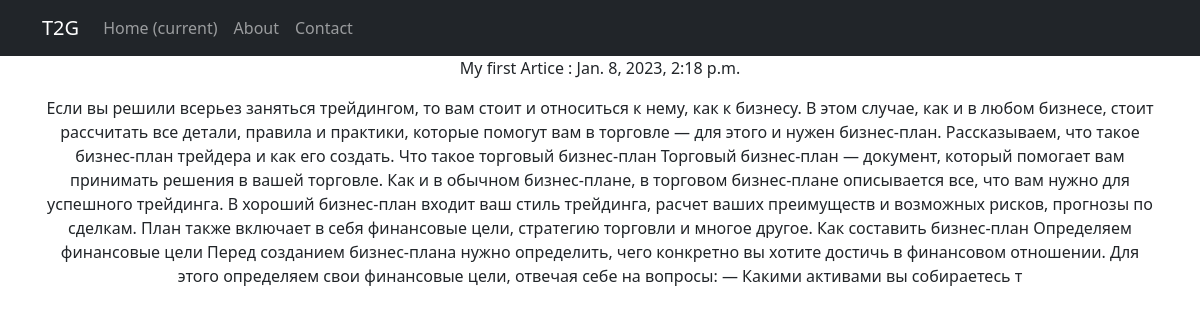
The app's page /news/postDetail/first with its own data.
### NewsPortal/models.py (models this page shows, shortened)
class Post(models.Model): #post
    author = models.ForeignKey(Author,on_delete=models.CASCADE)
    NEWS = 'NW'
    ARTICLE = 'AR'
    POST = 'PST'
    CASES = 'CS'
    CATEGORY_CHOICES = (
        (NEWS, 'Новость'),
        (ARTICLE, 'Статья'),
        (POST, 'Пост'),
        (CASES, 'Кейс')
    )
    categoryType = models.CharField(max_length= 4, choices=CATEGORY_CHOICES, default=POST )
    dateCreation = models.DateTimeField(auto_now_add=True)
    postCategory = models.ManyToManyField(Category, through='PostCategory') #связь many2many с классом PostCategory
    postTitle = models.CharField(max_length = 255)
    postText = models.TextField()
    postRating = models.SmallIntegerField(default=0) #rating из класса автор
    slug = models.SlugField(max_length=128, unique=True, null=True)

### NewsPortal/views.py (the view)
# urls.py: path('postDetail/<str:slug>', post, name='postDetail')
def post(request, slug):
    post = Post.objects.get(slug__iexact = slug)
    return render(request, 'postDetail.html', context = {'post': post})

### templates/news/postDetail.html (shortened to what this page needs)
{% extends 'flatpages/default.html' %}
{% block content %}
<p>{{ post.postTitle }} : {{post.dateCreation}}<p></p>
<p>{{ post.postText}} </p>
{% endblock content %}

### records on screen
Post: postTitle "My first Artice", dateCreation "Jan. 8, 2023, 2:18 p.m.", postText "Если вы решили всерьез заняться трейдингом, то вам стоит и относиться к нему, как к бизнесу. В этом случае, как и в любом бизнесе, стоит рассчитать все детали, правила и практики, которые помогут вам в торговле — для этого и нужен бизнес-план. Рассказываем, что такое бизнес-план трейдера и как его создать. Что такое торговый бизнес-план Торговый бизнес-план — документ, который помогает вам принимать решения в вашей торговле. Как и в обычном бизнес-плане, в торговом бизнес-плане описывается все, что вам нужно для успешного трейдинга. В хороший бизнес-план входит ваш стиль трейдинга, расчет ваших преимуществ и возможных рисков, прогнозы по сделкам. План также включает в себя финансовые цели,…"
